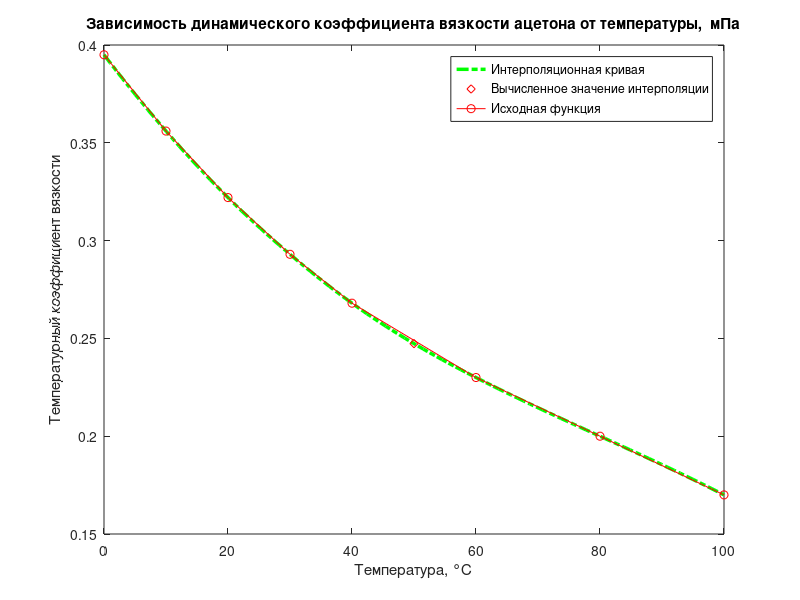

MATLAB code for this plot:
% Демонстрация работы программы
clc; 
fprintf('Имеется функция, которая представлена в виде следующей таблицы:\n\n')
fprintf('|---------------------------------------------------------------------------------|\n');
fprintf('| Температура, °C |   0   |   10  |   20  |   30  |   40  |  60  |   80  |   100  |\n');
fprintf('|---------------------------------------------------------------------------------|\n');
fprintf('|  Температурный  |       |       |       |       |       |      |       |        |\n');
fprintf('|   коэффициент   | 0.395 | 0.356 | 0.322 | 0.293 | 0.268 | 0.23 |  0.2  |  0.17  |\n');
fprintf('|  вязкости, мПа  |       |       |       |       |       |      |       |        |\n');
fprintf('|---------------------------------------------------------------------------------|\n\n');
fprintf('Найдем значение функции в точке x = 50 °C и построим график функции\n\n') 
x = [0, 10, 20, 30, 40, 60, 80, 100];
y = [0.395, 0.356, 0.322, 0.293, 0.268, 0.23, 0.2, 0.17];
x1 = 50;
int = interp1(x, y, x1, 'spline');
fprintf('Значение функции в точке x = 50 °C равно %.4f мПа \n',int);

x2 = linspace(x(1), x(end));
int1 = interp1(x, y, x2, 'spline');
plot(x2, int1,'-.g', 'LineWidth', 2.5); % Построение кривой интерполяции
hold on;

plot(x1, int, 'dr') % Построение на графике проверочной точки
hold on;
plot(x, y, '-or'); % Построение графика исходной функции по заданным координатам

xlabel('Температура, °C');
ylabel('Температурный коэффициент вязкости');
title('Зависимость динамического коэффициента вязкости ацетона от температуры,  мПа');
legend('Интерполяционная кривая', 'Вычисленное значение интерполяции', 'Исходная функция')
answer = menu('Для возвращения в меню нажмите на кнопку' , 'Вот сюда!'); %Возврат в главное меню
if answer == 1
    close all
    clc
    fprintf('Программа для таблично заданной функции рассчитает значение функции в точке, не заданной в таблице ')
end












